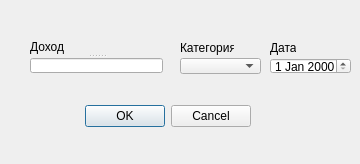
<?xml version="1.0" encoding="UTF-8"?>
<ui version="4.0">
 <class>AppendIncomeWindow</class>
 <widget class="QDialog" name="AppendIncomeWindow">
  <property name="geometry">
   <rect>
    <x>0</x>
    <y>0</y>
    <width>360</width>
    <height>164</height>
   </rect>
  </property>
  <property name="minimumSize">
   <size>
    <width>360</width>
    <height>164</height>
   </size>
  </property>
  <property name="maximumSize">
   <size>
    <width>360</width>
    <height>164</height>
   </size>
  </property>
  <property name="windowTitle">
   <string>Dialog</string>
  </property>
  <widget class="QSplitter" name="splitter">
   <property name="geometry">
    <rect>
     <x>30</x>
     <y>40</y>
     <width>133</width>
     <height>33</height>
    </rect>
   </property>
   <property name="orientation">
    <enum>Qt::Vertical</enum>
   </property>
   <widget class="QLabel" name="label_5">
    <property name="text">
     <string>Доход</string>
    </property>
   </widget>
   <widget class="QLineEdit" name="incomeLineEdit"/>
  </widget>
  <widget class="QDialogButtonBox" name="buttonBox_2">
   <property name="geometry">
    <rect>
     <x>80</x>
     <y>100</y>
     <width>171</width>
     <height>32</height>
    </rect>
   </property>
   <property name="orientation">
    <enum>Qt::Horizontal</enum>
   </property>
   <property name="standardButtons">
    <set>QDialogButtonBox::Cancel|QDialogButtonBox::Ok</set>
   </property>
  </widget>
  <widget class="QLabel" name="label_6">
   <property name="geometry">
    <rect>
     <x>180</x>
     <y>40</y>
     <width>54</width>
     <height>16</height>
    </rect>
   </property>
   <property name="text">
    <string>Категория</string>
   </property>
  </widget>
  <widget class="QComboBox" name="incomeComboBox">
   <property name="geometry">
    <rect>
     <x>180</x>
     <y>58</y>
     <width>81</width>
     <height>16</height>
    </rect>
   </property>
  </widget>
  <widget class="QDateEdit" name="incomeDateEdit">
   <property name="geometry">
    <rect>
     <x>270</x>
     <y>58</y>
     <width>81</width>
     <height>16</height>
    </rect>
   </property>
  </widget>
  <widget class="QLabel" name="label_4">
   <property name="geometry">
    <rect>
     <x>270</x>
     <y>40</y>
     <width>26</width>
     <height>16</height>
    </rect>
   </property>
   <property name="text">
    <string>Дата</string>
   </property>
  </widget>
  <widget class="QLabel" name="invalidInputLabel">
   <property name="geometry">
    <rect>
     <x>70</x>
     <y>10</y>
     <width>241</width>
     <height>16</height>
    </rect>
   </property>
   <property name="text">
    <string/>
   </property>
  </widget>
 </widget>
 <resources/>
 <connections/>
</ui>
